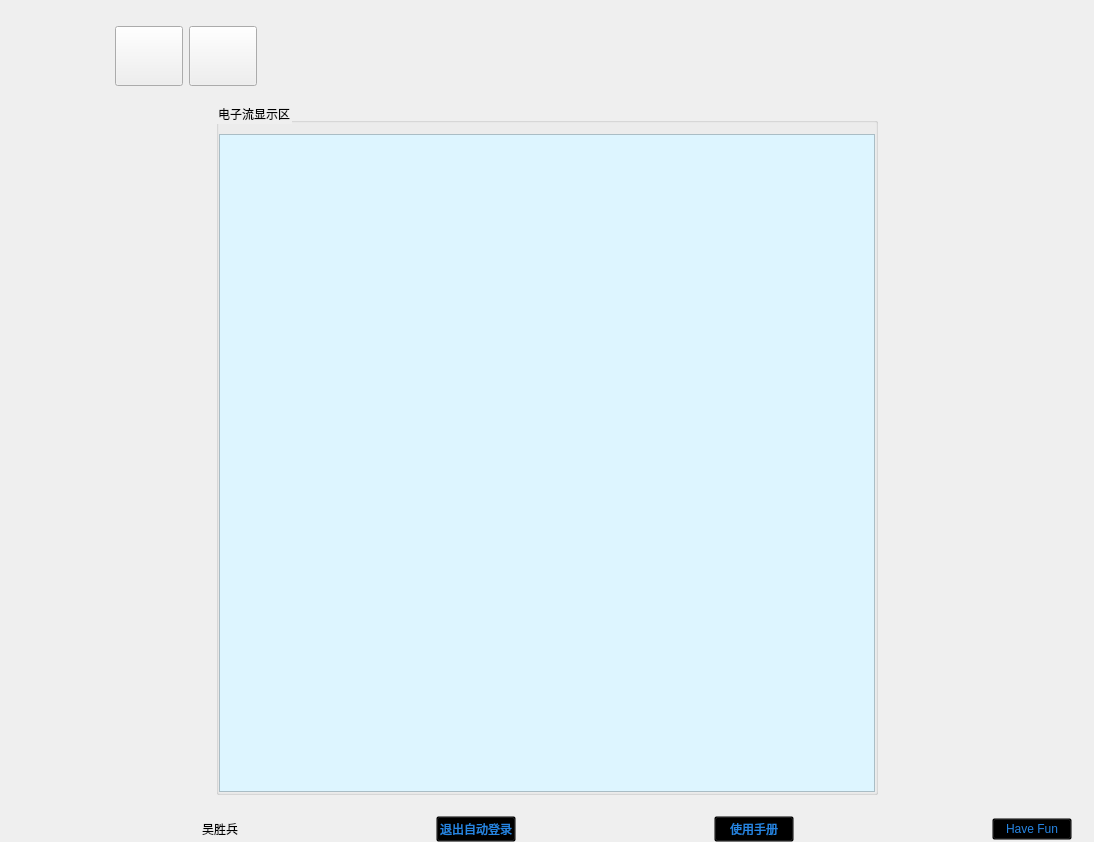
<?xml version="1.0" encoding="UTF-8"?>
<ui version="4.0">
 <class>Widget</class>
 <widget class="QWidget" name="Widget">
  <property name="geometry">
   <rect>
    <x>0</x>
    <y>0</y>
    <width>1094</width>
    <height>842</height>
   </rect>
  </property>
  <property name="mouseTracking">
   <bool>false</bool>
  </property>
  <property name="windowTitle">
   <string>Widget</string>
  </property>
  <property name="autoFillBackground">
   <bool>false</bool>
  </property>
  <layout class="QVBoxLayout" name="verticalLayout_3">
   <property name="topMargin">
    <number>0</number>
   </property>
   <property name="bottomMargin">
    <number>0</number>
   </property>
   <item>
    <layout class="QHBoxLayout" name="horizontalLayout_3">
     <property name="spacing">
      <number>0</number>
     </property>
     <item>
      <spacer name="horizontalSpacer_2">
       <property name="orientation">
        <enum>Qt::Horizontal</enum>
       </property>
       <property name="sizeHint" stdset="0">
        <size>
         <width>40</width>
         <height>20</height>
        </size>
       </property>
      </spacer>
     </item>
     <item>
      <widget class="QPushButton" name="pushButton_min">
       <property name="minimumSize">
        <size>
         <width>0</width>
         <height>16</height>
        </size>
       </property>
       <property name="styleSheet">
        <string notr="true">QPushButton
{
background-image: url(:/images/min_first.png);
background-repeat:no-repeat;
background-position:center center;
border:none;

}

QPushButton:hover{
background-image: url(:/images/min_after.png);
background-repeat:no-repeat;
background-position:center center;


}</string>
       </property>
       <property name="text">
        <string/>
       </property>
      </widget>
     </item>
     <item>
      <widget class="QPushButton" name="pushButton_max">
       <property name="minimumSize">
        <size>
         <width>0</width>
         <height>16</height>
        </size>
       </property>
       <property name="styleSheet">
        <string notr="true">QPushButton
{
background-image: url(:/images/max-min_first.png);
background-repeat:no-repeat;
background-position:center center;
border:none;

}

QPushButton:hover{

	background-image: url(:/images/max-min_after.png);
background-repeat:no-repeat;
background-position:center center;


}</string>
       </property>
       <property name="text">
        <string/>
       </property>
      </widget>
     </item>
     <item>
      <widget class="QPushButton" name="pushButton_close">
       <property name="minimumSize">
        <size>
         <width>0</width>
         <height>16</height>
        </size>
       </property>
       <property name="styleSheet">
        <string notr="true">QPushButton
{
background-image: url(:/images/close_first.png);
background-repeat:no-repeat;
background-position:center center;
border:none;

}

QPushButton:hover{

	
	background-image: url(:/images/close_after.png);
background-repeat:no-repeat;
background-position:center center;


}</string>
       </property>
       <property name="text">
        <string/>
       </property>
      </widget>
     </item>
    </layout>
   </item>
   <item>
    <layout class="QVBoxLayout" name="verticalLayout_2" stretch="2,20,1">
     <item>
      <widget class="QGroupBox" name="groupBox_2">
       <property name="styleSheet">
        <string notr="true">QGroupBox
{
	border:none;
}</string>
       </property>
       <property name="title">
        <string/>
       </property>
       <layout class="QHBoxLayout" name="horizontalLayout_2">
        <property name="leftMargin">
         <number>30</number>
        </property>
        <property name="topMargin">
         <number>0</number>
        </property>
        <item>
         <widget class="QToolButton" name="toolButton_newStream">
          <property name="minimumSize">
           <size>
            <width>68</width>
            <height>60</height>
           </size>
          </property>
          <property name="maximumSize">
           <size>
            <width>68</width>
            <height>60</height>
           </size>
          </property>
          <property name="styleSheet">
           <string notr="true">QToolButton
{
	background-image:url(:/images/newStream_first.png);
    background-repeat:no-repeat;
    background-position:center center;
	border:none;
}
QToolButton:hover
{
	background-image:url(:/images/newStream_second.png);
    background-repeat:no-repeat;
    background-position:center center;
	border:none;
}</string>
          </property>
          <property name="text">
           <string/>
          </property>
         </widget>
        </item>
        <item>
         <widget class="QPushButton" name="pushButton_email">
          <property name="minimumSize">
           <size>
            <width>68</width>
            <height>60</height>
           </size>
          </property>
          <property name="maximumSize">
           <size>
            <width>68</width>
            <height>60</height>
           </size>
          </property>
          <property name="styleSheet">
           <string notr="true">QPushButton{border-image: url(:/images/EmailImage/Email.png);}
QPushButton:hover{border-image: url(:/images/EmailImage/Email_hover.png);}

</string>
          </property>
          <property name="text">
           <string/>
          </property>
         </widget>
        </item>
        <item>
         <widget class="QPushButton" name="pushButton_leaveMsg">
          <property name="minimumSize">
           <size>
            <width>68</width>
            <height>60</height>
           </size>
          </property>
          <property name="maximumSize">
           <size>
            <width>68</width>
            <height>60</height>
           </size>
          </property>
          <property name="styleSheet">
           <string notr="true">QPushButton
{border-image: url(:/images/leaveMsgPics/leaveMsg.png);}

QPushButton:hover
{
border-image: url(:/images/leaveMsgPics/leaveMsg-hover.png);
}</string>
          </property>
          <property name="text">
           <string/>
          </property>
         </widget>
        </item>
        <item>
         <spacer name="horizontalSpacer">
          <property name="orientation">
           <enum>Qt::Horizontal</enum>
          </property>
          <property name="sizeHint" stdset="0">
           <size>
            <width>40</width>
            <height>20</height>
           </size>
          </property>
         </spacer>
        </item>
       </layout>
      </widget>
     </item>
     <item>
      <layout class="QHBoxLayout" name="horizontalLayout" stretch="3,10,3">
       <item>
        <widget class="QGroupBox" name="groupBox_3">
         <property name="maximumSize">
          <size>
           <width>199</width>
           <height>16777215</height>
          </size>
         </property>
         <property name="styleSheet">
          <string notr="true">QGroupBox
{
	border:none;
}</string>
         </property>
         <property name="title">
          <string/>
         </property>
         <layout class="QGridLayout" name="gridLayout">
          <item row="0" column="0">
           <layout class="QVBoxLayout" name="verticalLayout_4">
            <property name="spacing">
             <number>20</number>
            </property>
            <property name="topMargin">
             <number>30</number>
            </property>
            <property name="rightMargin">
             <number>15</number>
            </property>
            <item>
             <widget class="QToolButton" name="toolBtn_jb">
              <property name="sizePolicy">
               <sizepolicy hsizetype="Expanding" vsizetype="Preferred">
                <horstretch>0</horstretch>
                <verstretch>0</verstretch>
               </sizepolicy>
              </property>
              <property name="minimumSize">
               <size>
                <width>170</width>
                <height>35</height>
               </size>
              </property>
              <property name="styleSheet">
               <string notr="true">QToolButton
{
	
	background-image: url(:/images/加班1.jpg);
    background-repeat:no-repeat;
    background-position:center center;
	border:none;
}
QToolButton:hover
{
	
	background-image: url(:/images/加班2.jpg);
    background-repeat:no-repeat;
    background-position:center center;
	border:none;
}
QToolButton:checked
{
	
	background-image: url(:/images/加班3.jpg);
	background-repeat:no-repeat;
    background-position:center center;
	border:none;
}</string>
              </property>
              <property name="text">
               <string/>
              </property>
              <property name="checkable">
               <bool>true</bool>
              </property>
             </widget>
            </item>
            <item>
             <widget class="QToolButton" name="toolBtn_qj">
              <property name="sizePolicy">
               <sizepolicy hsizetype="Expanding" vsizetype="Fixed">
                <horstretch>0</horstretch>
                <verstretch>0</verstretch>
               </sizepolicy>
              </property>
              <property name="minimumSize">
               <size>
                <width>170</width>
                <height>35</height>
               </size>
              </property>
              <property name="styleSheet">
               <string notr="true">QToolButton
{
	
	
	background-image: url(:/images/请假1.jpg);
    background-repeat:no-repeat;
    background-position:center center;
	border:none;
}
QToolButton:hover
{
	
	
	background-image: url(:/images/请假2.jpg);
    background-repeat:no-repeat;
    background-position:center center;
	border:none;
}
QToolButton:checked
{
	
	
	background-image: url(:/images/请假3.jpg);
	background-repeat:no-repeat;
    background-position:center center;
	border:none;
}</string>
              </property>
              <property name="text">
               <string/>
              </property>
              <property name="checkable">
               <bool>true</bool>
              </property>
             </widget>
            </item>
            <item>
             <widget class="QToolButton" name="toolBtn_wdk">
              <property name="sizePolicy">
               <sizepolicy hsizetype="Expanding" vsizetype="Fixed">
                <horstretch>0</horstretch>
                <verstretch>0</verstretch>
               </sizepolicy>
              </property>
              <property name="minimumSize">
               <size>
                <width>170</width>
                <height>35</height>
               </size>
              </property>
              <property name="styleSheet">
               <string notr="true">QToolButton
{
	
	
	background-image: url(:/images/忘打卡1.jpg);
    background-repeat:no-repeat;
    background-position:center center;
	border:none;
}
QToolButton:hover
{
	
	
	background-image: url(:/images/忘打卡2.jpg);
    background-repeat:no-repeat;
    background-position:center center;
	border:none;
}
QToolButton:checked
{
	
	
	background-image: url(:/images/忘打卡3.jpg);
	background-repeat:no-repeat;
    background-position:center center;
	border:none;
}
</string>
              </property>
              <property name="text">
               <string/>
              </property>
              <property name="checkable">
               <bool>true</bool>
              </property>
             </widget>
            </item>
            <item>
             <widget class="QPushButton" name="pushButton_chuChai">
              <property name="minimumSize">
               <size>
                <width>175</width>
                <height>35</height>
               </size>
              </property>
              <property name="styleSheet">
               <string notr="true">QPushButton
{
	
	
	background-image: url(:/images/出差1.png);
    background-repeat:no-repeat;
    background-position:center center;
	border:none;
}
QPushButton:hover
{
	
	
	background-image: url(:/images/出差2.png);
    background-repeat:no-repeat;
    background-position:center center;
	border:none;
}
QPushButton:checked
{
	
	
	background-image: url(:/images/出差3.png);
	background-repeat:no-repeat;
    background-position:center center;
	border:none;
}</string>
              </property>
              <property name="text">
               <string/>
              </property>
              <property name="checkable">
               <bool>true</bool>
              </property>
             </widget>
            </item>
            <item>
             <widget class="QPushButton" name="pushButton_waiChu">
              <property name="minimumSize">
               <size>
                <width>175</width>
                <height>35</height>
               </size>
              </property>
              <property name="styleSheet">
               <string notr="true">QPushButton
{
	
	
	background-image: url(:/images/外出1.png);
    background-repeat:no-repeat;
    background-position:center center;
	border:none;
}
QPushButton:hover
{
	
	
	background-image: url(:/images/外出2.png);
    background-repeat:no-repeat;
    background-position:center center;
	border:none;
}
QPushButton:checked
{
	
	
	background-image: url(:/images/外出3.png);
	background-repeat:no-repeat;
    background-position:center center;
	border:none;
}</string>
              </property>
              <property name="text">
               <string/>
              </property>
              <property name="checkable">
               <bool>true</bool>
              </property>
             </widget>
            </item>
            <item>
             <widget class="QToolButton" name="toolBtn_cg">
              <property name="sizePolicy">
               <sizepolicy hsizetype="Expanding" vsizetype="Fixed">
                <horstretch>0</horstretch>
                <verstretch>0</verstretch>
               </sizepolicy>
              </property>
              <property name="minimumSize">
               <size>
                <width>170</width>
                <height>35</height>
               </size>
              </property>
              <property name="styleSheet">
               <string notr="true">QToolButton
{
	
	background-image: url(:/images/采购1.png);
    background-repeat:no-repeat;
    background-position:center center;
	border:none;
}
QToolButton:hover
{
	
	
	background-image: url(:/images/采购2.png);
    background-repeat:no-repeat;
    background-position:center center;
	border:none;
}
QToolButton:checked
{	
	background-image: url(:/images/采购2.png);
    background-repeat:no-repeat;
    background-position:center center;
	border:none;
}</string>
              </property>
              <property name="text">
               <string/>
              </property>
              <property name="checkable">
               <bool>true</bool>
              </property>
             </widget>
            </item>
            <item>
             <spacer name="verticalSpacer">
              <property name="orientation">
               <enum>Qt::Vertical</enum>
              </property>
              <property name="sizeHint" stdset="0">
               <size>
                <width>20</width>
                <height>40</height>
               </size>
              </property>
             </spacer>
            </item>
           </layout>
          </item>
         </layout>
        </widget>
       </item>
       <item>
        <widget class="QGroupBox" name="groupBox">
         <property name="styleSheet">
          <string notr="true">selection-background-color: rgb(221, 245, 255);</string>
         </property>
         <property name="title">
          <string>电子流显示区</string>
         </property>
         <layout class="QVBoxLayout" name="verticalLayout">
          <property name="leftMargin">
           <number>0</number>
          </property>
          <property name="rightMargin">
           <number>0</number>
          </property>
          <property name="bottomMargin">
           <number>0</number>
          </property>
          <item>
           <widget class="QTableWidget" name="tableWidget">
            <property name="enabled">
             <bool>true</bool>
            </property>
            <property name="styleSheet">
             <string notr="true">background-color: rgb(221, 245, 255);</string>
            </property>
            <property name="sizeAdjustPolicy">
             <enum>QAbstractScrollArea::AdjustIgnored</enum>
            </property>
           </widget>
          </item>
         </layout>
        </widget>
       </item>
       <item>
        <widget class="QGroupBox" name="groupBox_4">
         <property name="maximumSize">
          <size>
           <width>199</width>
           <height>16777215</height>
          </size>
         </property>
         <property name="styleSheet">
          <string notr="true">QGroupBox
{
	border:none;
}</string>
         </property>
         <property name="title">
          <string/>
         </property>
         <layout class="QHBoxLayout" name="horizontalLayout_5">
          <item>
           <spacer name="horizontalSpacer_7">
            <property name="orientation">
             <enum>Qt::Horizontal</enum>
            </property>
            <property name="sizeHint" stdset="0">
             <size>
              <width>47</width>
              <height>20</height>
             </size>
            </property>
           </spacer>
          </item>
          <item>
           <layout class="QVBoxLayout" name="verticalLayout_5">
            <item>
             <widget class="MyToolBtn" name="toolBtn_dcl">
              <property name="minimumSize">
               <size>
                <width>65</width>
                <height>75</height>
               </size>
              </property>
              <property name="styleSheet">
               <string notr="true">QToolButton
{	
	background-image: url(:/images/待处理.jpg);
	border:none;
}</string>
              </property>
              <property name="text">
               <string/>
              </property>
             </widget>
            </item>
            <item>
             <widget class="MyToolBtn" name="toolBtn_kqhz">
              <property name="minimumSize">
               <size>
                <width>65</width>
                <height>75</height>
               </size>
              </property>
              <property name="styleSheet">
               <string notr="true">QToolButton
{	
	
	background-image: url(:/images/考勤汇总.png);
	border:none;
}</string>
              </property>
              <property name="text">
               <string/>
              </property>
             </widget>
            </item>
            <item>
             <widget class="MyToolBtn" name="toolBtn_cgjh">
              <property name="minimumSize">
               <size>
                <width>65</width>
                <height>75</height>
               </size>
              </property>
              <property name="styleSheet">
               <string notr="true">QToolButton
{	
	
	background-image: url(:/images/BOM.png);
	border:none;
}</string>
              </property>
              <property name="text">
               <string/>
              </property>
             </widget>
            </item>
            <item>
             <widget class="MyToolBtn" name="toolBtn_spkc">
              <property name="minimumSize">
               <size>
                <width>65</width>
                <height>75</height>
               </size>
              </property>
              <property name="styleSheet">
               <string notr="true">QToolButton
{	
	
	background-image: url(:/images/商品库存.png);
	border:none;
}</string>
              </property>
              <property name="text">
               <string/>
              </property>
             </widget>
            </item>
            <item>
             <widget class="MyToolBtn" name="toolBtn_ygsz">
              <property name="minimumSize">
               <size>
                <width>65</width>
                <height>75</height>
               </size>
              </property>
              <property name="styleSheet">
               <string notr="true">QToolButton
{	
	
	background-image: url(:/images/员工设置.png);
	border:none;
}</string>
              </property>
              <property name="text">
               <string/>
              </property>
             </widget>
            </item>
            <item>
             <widget class="MyToolBtn" name="toolBtn_tybh">
              <property name="minimumSize">
               <size>
                <width>65</width>
                <height>75</height>
               </size>
              </property>
              <property name="styleSheet">
               <string notr="true">QToolButton
{	
	
	background-image: url(:/images/图样编号.png);
	border:none;
}</string>
              </property>
              <property name="text">
               <string/>
              </property>
             </widget>
            </item>
            <item>
             <widget class="MyToolBtn" name="toolButton_daka">
              <property name="minimumSize">
               <size>
                <width>65</width>
                <height>75</height>
               </size>
              </property>
              <property name="styleSheet">
               <string notr="true">QToolButton
{	
	
	background-image: url(:/images/上班打卡记录.png);
	border:none;
}</string>
              </property>
              <property name="text">
               <string/>
              </property>
             </widget>
            </item>
            <item>
             <widget class="MyToolBtn" name="toolButton_weekReport">
              <property name="minimumSize">
               <size>
                <width>65</width>
                <height>75</height>
               </size>
              </property>
              <property name="styleSheet">
               <string notr="true">QToolButton
{	
	
	background-image: url(:/images/个人周报.png);
	background-repeat:no-repeat;
	background-position:center center;
	border:none;
}</string>
              </property>
              <property name="text">
               <string/>
              </property>
             </widget>
            </item>
           </layout>
          </item>
          <item>
           <spacer name="horizontalSpacer_6">
            <property name="orientation">
             <enum>Qt::Horizontal</enum>
            </property>
            <property name="sizeHint" stdset="0">
             <size>
              <width>47</width>
              <height>20</height>
             </size>
            </property>
           </spacer>
          </item>
         </layout>
        </widget>
       </item>
      </layout>
     </item>
     <item>
      <widget class="QGroupBox" name="groupBox_5">
       <property name="styleSheet">
        <string notr="true">QGroupBox
{
	border:none;
}</string>
       </property>
       <property name="title">
        <string/>
       </property>
       <layout class="QHBoxLayout" name="horizontalLayout_4">
        <property name="spacing">
         <number>0</number>
        </property>
        <property name="topMargin">
         <number>15</number>
        </property>
        <property name="bottomMargin">
         <number>0</number>
        </property>
        <item>
         <spacer name="horizontalSpacer_3">
          <property name="orientation">
           <enum>Qt::Horizontal</enum>
          </property>
          <property name="sizeType">
           <enum>QSizePolicy::Minimum</enum>
          </property>
          <property name="sizeHint" stdset="0">
           <size>
            <width>180</width>
            <height>20</height>
           </size>
          </property>
         </spacer>
        </item>
        <item>
         <widget class="QLabel" name="label_userName">
          <property name="text">
           <string>吴胜兵</string>
          </property>
         </widget>
        </item>
        <item>
         <spacer name="horizontalSpacer_8">
          <property name="orientation">
           <enum>Qt::Horizontal</enum>
          </property>
          <property name="sizeHint" stdset="0">
           <size>
            <width>40</width>
            <height>20</height>
           </size>
          </property>
         </spacer>
        </item>
        <item>
         <widget class="QPushButton" name="pushButton_quitAutoRun">
          <property name="styleSheet">
           <string notr="true">QPushButton#pushButton_quitAutoRun
{
	color:rgb(38 , 133 , 227);
	background-color:transparent;
}

QPushButton#pushButton_quitAutoRun:hover
{
	color:rgb(97 , 179 , 246);
}

QPushButton#pushButton_quitAutoRun:pressed
{
	color:rgb(0 , 109 , 176);
}</string>
          </property>
          <property name="text">
           <string>退出自动登录</string>
          </property>
         </widget>
        </item>
        <item>
         <spacer name="horizontalSpacer_4">
          <property name="orientation">
           <enum>Qt::Horizontal</enum>
          </property>
          <property name="sizeHint" stdset="0">
           <size>
            <width>174</width>
            <height>20</height>
           </size>
          </property>
         </spacer>
        </item>
        <item>
         <widget class="QPushButton" name="pushButton_help">
          <property name="styleSheet">
           <string notr="true">QPushButton#pushButton_help
{
	color:rgb(38 , 133 , 227);
	background-color:transparent;
}

QPushButton#pushButton_help:hover
{
	color:rgb(97 , 179 , 246);
}

QPushButton#pushButton_help:pressed
{
	color:rgb(0 , 109 , 176);
}</string>
          </property>
          <property name="text">
           <string>使用手册</string>
          </property>
         </widget>
        </item>
        <item>
         <spacer name="horizontalSpacer_5">
          <property name="orientation">
           <enum>Qt::Horizontal</enum>
          </property>
          <property name="sizeHint" stdset="0">
           <size>
            <width>173</width>
            <height>20</height>
           </size>
          </property>
         </spacer>
        </item>
        <item>
         <widget class="QPushButton" name="pushButton_haveFun">
          <property name="styleSheet">
           <string notr="true">QPushButton#pushButton_haveFun
{
	color:rgb(38 , 133 , 227);
	background-color:transparent;
}

QPushButton#pushButton_haveFun:hover
{
	color:rgb(97 , 179 , 246);
}

QPushButton#pushButton_haveFun:pressed
{
	color:rgb(0 , 109 , 176);
}</string>
          </property>
          <property name="text">
           <string>Have Fun</string>
          </property>
         </widget>
        </item>
       </layout>
      </widget>
     </item>
    </layout>
   </item>
  </layout>
 </widget>
 <layoutdefault spacing="6" margin="11"/>
 <customwidgets>
  <customwidget>
   <class>MyToolBtn</class>
   <extends>QToolButton</extends>
   <header location="global">mytoolbtn.h</header>
  </customwidget>
 </customwidgets>
 <resources/>
 <connections/>
</ui>
